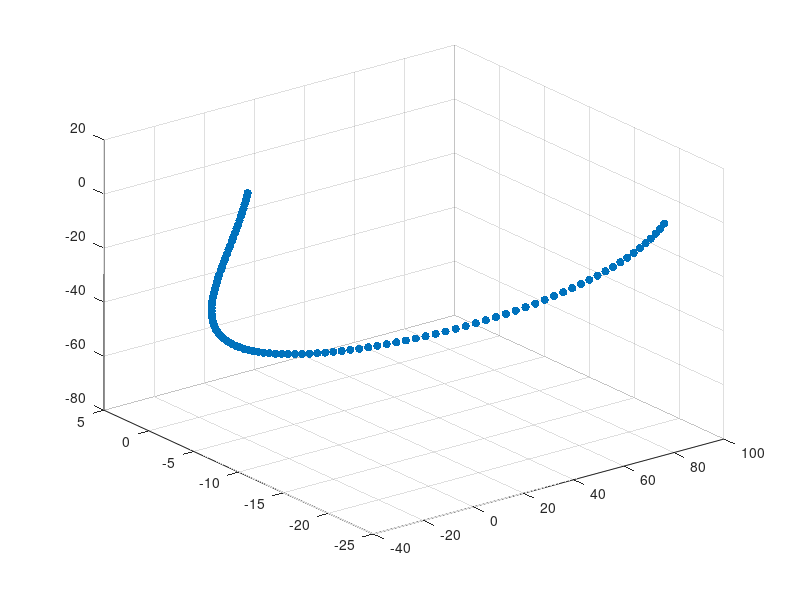

This figure's MATLAB source:
clear all;
a=linspace(0,pi/2,100);
b=linspace(0,pi/2,100);
c=linspace(0,pi/2,100);
d=linspace(-pi/12,pi/12,100);
figure;
x=(30.*cos(a+b+c)+25.*cos(a+b)+22.5.*cos(a)+10).*cos(d);
y=(30.*cos(a+b+c)+25.*cos(a+b)+22.5.*cos(a)+10).*sin(d);
z=-(30.*sin(a+b+c)+25.*sin(a+b)+22.5.*sin(a));
scatter3(x,y,z,'filled');
